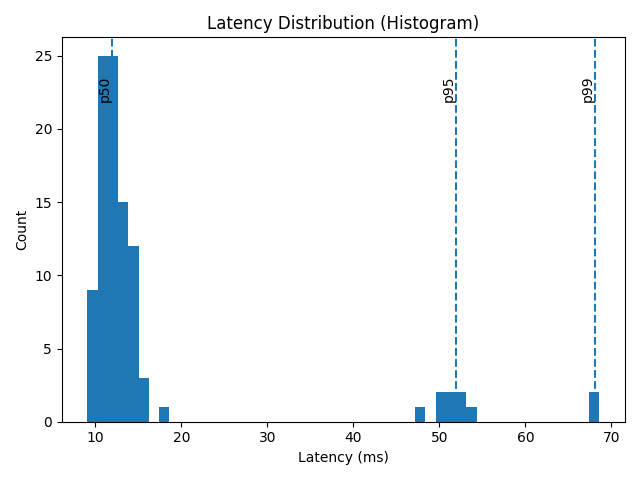

Source code (Python):
# pip install requests numpy matplotlib
import os, time, statistics as stats, concurrent.futures, requests, numpy as np
import matplotlib.pyplot as plt

URL = os.getenv("TARGET_URL", "https://api.github.com/rate_limit")  # or https://httpbin.org/get
REQUESTS = int(os.getenv("REQUESTS", 100))
CONCURRENCY = int(os.getenv("CONCURRENCY", 10))
TIMEOUT = float(os.getenv("TIMEOUT", 5))

session = requests.Session()
adapter = requests.adapters.HTTPAdapter(pool_connections=CONCURRENCY, pool_maxsize=CONCURRENCY)
session.mount("http://", adapter)
session.mount("https://", adapter)
headers = {}
# Optional: avoid GitHub rate limits with a token
# if os.getenv("GITHUB_TOKEN"): headers["Authorization"] = f"Bearer {os.getenv('GITHUB_TOKEN')}"


def one_call(_):
    t0 = time.perf_counter()
    try:
        r = session.get(URL, headers=headers, timeout=TIMEOUT)
        r.raise_for_status()
        ok = True
    except Exception:
        ok = False
    return ok, (time.perf_counter() - t0) * 1000.0  # ms


def run():
    latencies = []
    errors = 0
    with concurrent.futures.ThreadPoolExecutor(max_workers=CONCURRENCY) as ex:
        for ok, ms in ex.map(one_call, range(REQUESTS)):
            latencies.append(ms)
            if not ok:
                errors += 1

    lat = np.array(latencies, dtype=float)

    # ---- Text summary ----
    print(f"Requests: {REQUESTS}, Concurrency: {CONCURRENCY}, URL: {URL}")
    print(f"Errors: {errors}")
    p50 = np.percentile(lat, 50)
    p95 = np.percentile(lat, 95)
    p99 = np.percentile(lat, 99)
    print(
        f"avg: {lat.mean():.2f} ms | median(p50): {p50:.2f} ms | "
        f"p95: {p95:.2f} ms | p99 (tail): {p99:.2f} ms"
    )
    print(f"min: {lat.min():.2f} ms | max: {lat.max():.2f} ms")

    # ---- Visualization: Histogram + ECDF ----
    # 1) Histogram of latencies
    plt.figure()
    plt.hist(lat, bins="auto")  # default colors/styles
    plt.xlabel("Latency (ms)")
    plt.ylabel("Count")
    plt.title("Latency Distribution (Histogram)")

    # Add reference lines for p50/p95/p99
    for val, label in [(p50, "p50"), (p95, "p95"), (p99, "p99")]:
        plt.axvline(val, linestyle="--")
        plt.text(val, plt.ylim()[1]*0.9, label, rotation=90, va="top", ha="right")

    plt.tight_layout()

    # 2) Empirical CDF (helps visualize tail percentiles)
    plt.figure()
    lat_sorted = np.sort(lat)
    ecdf = np.arange(1, len(lat_sorted) + 1) / len(lat_sorted)
    plt.plot(lat_sorted, ecdf)
    plt.xlabel("Latency (ms)")
    plt.ylabel("ECDF")
    plt.title("Latency ECDF (Cumulative)")
    # Reference lines at p95/p99
    for val, label in [(p95, "p95"), (p99, "p99")]:
        plt.axvline(val, linestyle="--")
        plt.text(val, 0.02, label, rotation=90, va="bottom", ha="right")

    plt.tight_layout()
    plt.show()

    # Tip: If your distribution is very skewed, try log-scale on X:
    # plt.xscale("log")

if __name__ == "__main__":
    run()
